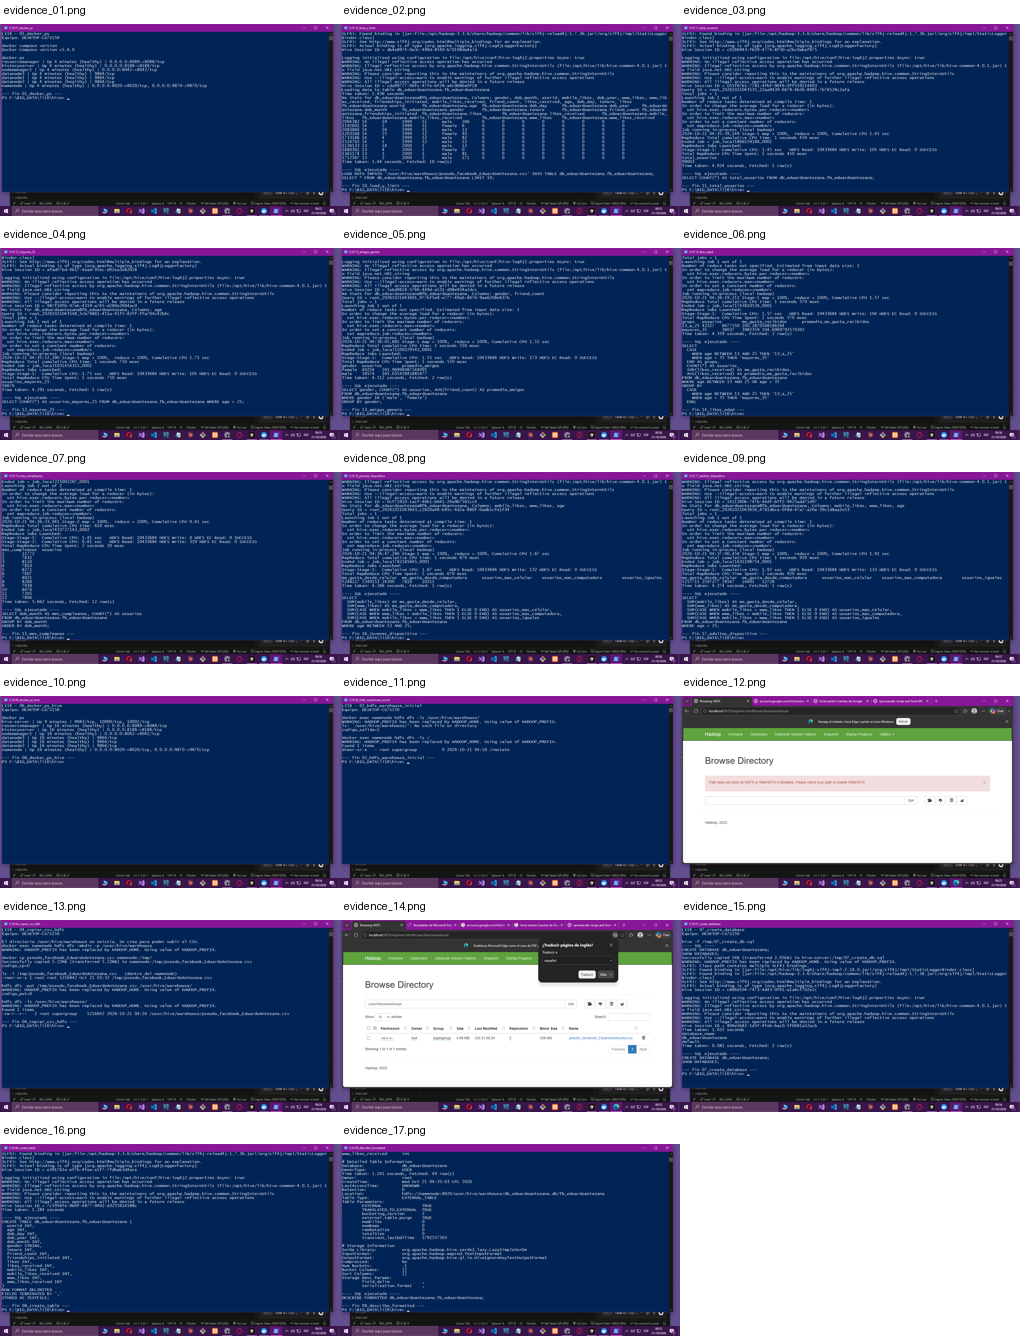

This figure's Python source:
from pathlib import Path
from PIL import Image, ImageDraw
folder=Path(r'F:\BIG_DATA\_review_li16\embedded')
files=sorted(folder.glob('evidence_*.png'))
thumb_w,thumb_h=340,192
cols=3
rows=(len(files)+cols-1)//cols
sheet=Image.new('RGB',(cols*thumb_w,rows*(thumb_h+32)), 'white')
draw=ImageDraw.Draw(sheet)
for i,p in enumerate(files):
    im=Image.open(p).convert('RGB').resize((thumb_w,thumb_h))
    x=(i%cols)*thumb_w; y=(i//cols)*(thumb_h+32)
    sheet.paste(im,(x,y+24)); draw.text((x+4,y+4),p.name,fill='black')
out=folder.parent/'contact.png'; sheet.save(out); print(out)
